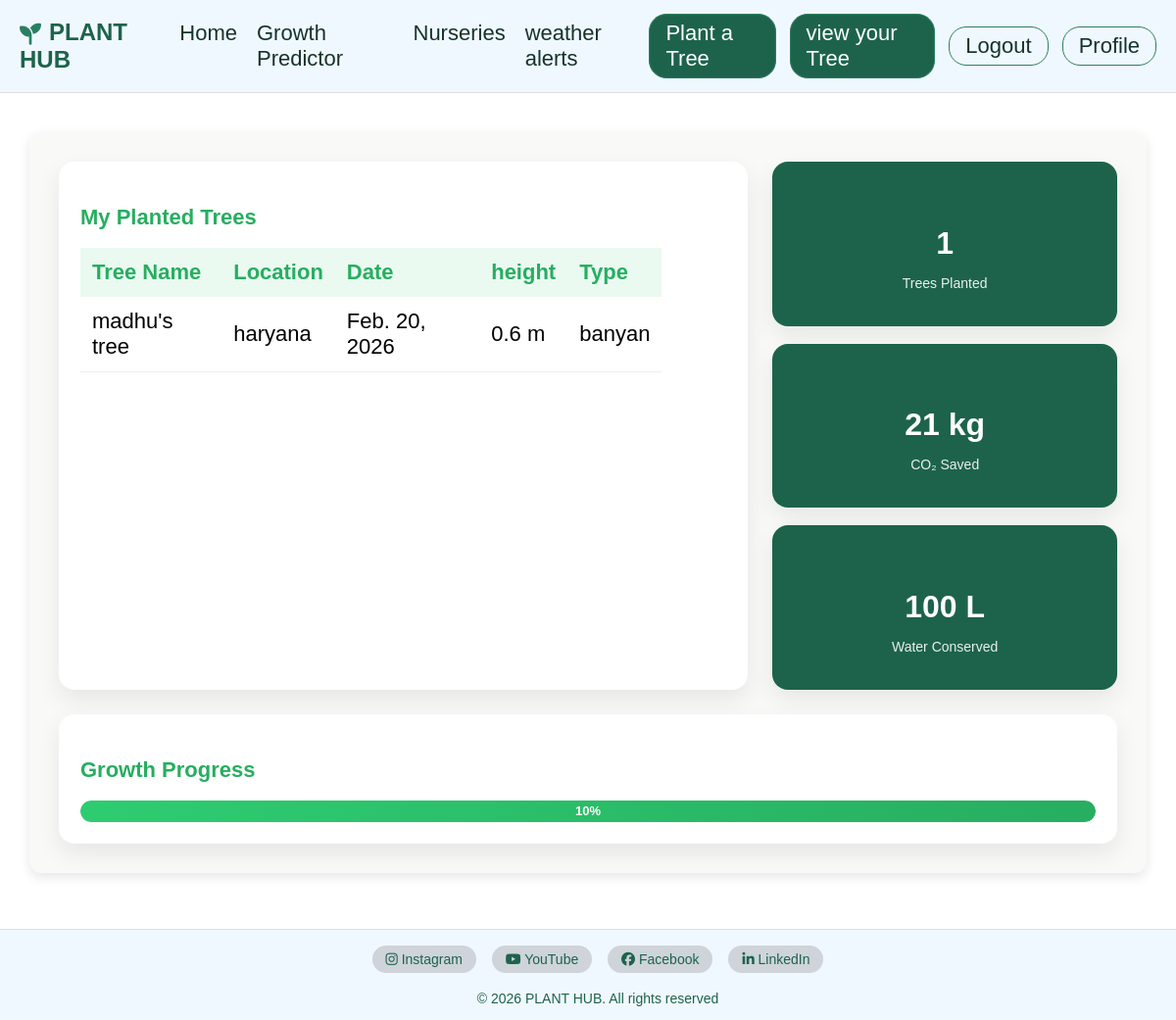
The page /viewtree/ (signed in) on the database its author committed.
### treeApp/models.py (models this page shows, shortened)
class PlantTree(models.Model):
    user = models.ForeignKey(User, on_delete=models.CASCADE, null= True )
    tree_name = models.CharField(max_length=100, unique=True)
    location = models.CharField(max_length=255)
    planted_date = models.DateField()
    height = models.FloatField(help_text="Height of the tree in meters")
    tree_type = models.CharField(max_length=100)
    notes = models.TextField(blank=True, null=True)

### treeApp/views.py (the view)
# urls.py: path('viewtree/', views.viewtree, name='viewtree'),
@login_required
def viewtree(request):
    trees = PlantTree.objects.filter(user=request.user).order_by('-planted_date')
    total_trees = trees.count()
    total_co2 = total_trees * 21      # kg CO2 per tree
    total_water = total_trees * 100   # liters per tree
    growth_percentage = min(total_trees * 10, 100)
    context = {
        'trees': trees,
        'total_trees': total_trees,
        'total_co2': total_co2,
        'total_water': total_water,
        'growth_percentage': growth_percentage,
    }
    return render(request, 'viewtree.html', context)

### templates/viewtree.html (shortened to what this page needs)
{% extends 'base.html' %}
{% load static %}
{% block css %}
<link rel="stylesheet" type="text/css" href="{% static 'css/viewtree_1.css' %} ">
{% endblock %}
{% block main %}
  <div class="view_plant">
    <section class="view_card table-card">
      <h3>My Planted Trees</h3>
      <table>
        <thead>
          <tr>
            <th>Tree Name</th>
            <th>Location</th>
            <th>Date</th>
            <th> height </th>
            <th>Type</th>
          </tr>
        </thead>
        <tbody id="treeTableBody">
          {% for tree in trees %}
          <tr>
            <td>{{ tree.tree_name }}</td>
            <td>{{ tree.location }}</td>
            <td>{{ tree.planted_date }}</td>
            <td>{{ tree.height }} m</td>
            <td>{{ tree.tree_type }}</td>
          </tr>
          {% endfor %}
        </tbody>
      </table>
    </section>
  <section class="view_stats">
    <div class="stat-box">
      <h4 id="totalTrees">
        {{ total_trees }}
      </h4>
      <p>Trees Planted</p>
    </div>
    <div class="stat-box">
      <h4 id="co2Saved">
        {{ total_co2 }} kg
      </h4>
      <p>CO₂ Saved</p>
    </div>
    <div class="stat-box">
      <h4 id="waterSaved">
        {{ total_water }} L
      </h4>
      <p>Water Conserved</p>
    </div>
  </section>
  <section class="view_card growth">
    <h3>Growth Progress</h3>
    <div class="progress-bar">
      <div
        class="progress-fill" >
        {{ growth_percentage }}%
      </div>
    </div>
  </section>
</div>
{% endblock %}

### static/css/style_1.css (style rules this page uses)
body { margin: 0; padding: 0; font-family: Arial, sans-serif; font-size: 22px; }

### static/css/viewtree_1.css (style rules this page uses)
:root { --green: #2ecc71; --dark-green: #27ae60; --light-green: #eafaf1; --card-bg: #ffffff; --shadow: 0 10px 25px rgba(0, 0, 0, 0.08); }
.view_plant { width: 90%; margin: 40px auto 150px auto; padding: 30px; display: grid; grid-template-columns: 2fr 1fr; gap: 25px; background-color: #f9faf8; border-radius: 12px; box-shadow: 0 4px 12px rgba(0,0,0,0.1); animation: fadeIn 0.8s ease-in-out; }
.view_card { background: var(--card-bg); border-radius: 16px; padding: 22px; box-shadow: var(--shadow); transition: transform 0.3s ease, box-shadow 0.3s ease; }
.view_card h3 { margin-bottom: 18px; font-size: 22px; color: var(--dark-green); }
.table-card table { width: 90%; border-collapse: collapse; }
.table-card th { background: var(--light-green); color: var(--dark-green); text-align: left; padding: 12px; font-weight: 600; }
.table-card td { padding: 12px; border-bottom: 1px solid #eee; }
.table-card tr { transition: background 0.25s ease, transform 0.2s ease; }
.view_stats { display: flex; flex-direction: column; gap: 18px; }
.stat-box { background: #1d634b; color: #ffffff; border-radius: 16px; padding: 22px; text-align: center; box-shadow: var(--shadow); transition: transform 0.3s ease; animation: popIn 0.6s ease forwards; }
.stat-box h4 { font-size: 32px; margin-bottom: 6px; }
.stat-box p { font-size: 14px; opacity: 0.9; }
.growth { grid-column: span 2; }
.progress-bar { width: 100%; height: 22px; background: #e6e6e6; border-radius: 30px; overflow: hidden; }
.progress-fill { height: 100%; background: linear-gradient(90deg, var(--green), var(--dark-green)); border-radius: 30px; color: #ffffff; font-size: 13px; font-weight: bold; text-align: center; line-height: 22px; }

### rows shown on the page
PlantTree: tree_name "madhu's tree", location "haryana", planted_date "Feb. 20, 2026", height "0.6", tree_type "banyan"

### other values the page prints
{{ total_trees }} "1"
{{ total_co2 }} "21"
{{ total_water }} "100"
{{ growth_percentage }} "10"
